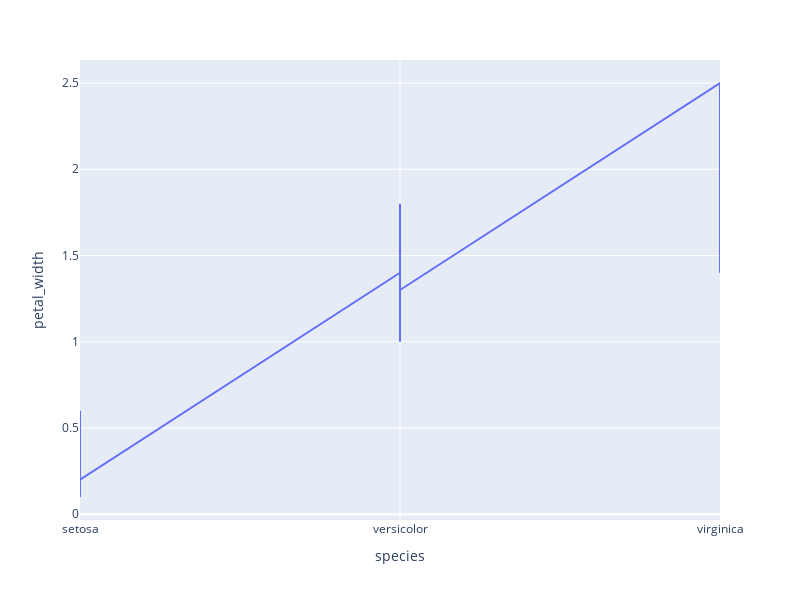

Write notebook code for a chart like this one.
### Code cell
# using the iris dataset
df = px.data.iris() 

# plotting the line chart
fig = px.line(df, x="species", y="petal_width") 
fig.update_layout(
    width=800,  # width in pixels
    height=600  # height in pixels
)
# showing the plot
fig.show()

### Figure 1 — Plotly figure (JSON) as saved in the notebook; plotly's stock layout.template omitted (floating-point values rounded to 4 significant figures; data arrays with more than 128 entries replaced by an {"elided": "..."} marker saying what was removed)
{"data": [{"hovertemplate": "species=%{x}<br>petal_width=%{y}<extra></extra>", "legendgroup": "", "line": {"color": "#636efa", "dash": "solid"}, "marker": {"symbol": "circle"}, "mode": "lines", "name": "", "orientation": "v", "showlegend": false, "type": "scatter", "x": {"elided": "150 str values"}, "xaxis": "x", "y": {"elided": "150 float values"}, "yaxis": "y"}], "layout": {"height": 600, "legend": {"tracegroupgap": 0}, "margin": {"t": 60}, "width": 800, "xaxis": {"anchor": "y", "autorange": true, "domain": [0, 1], "range": [0, 2], "title": {"text": "species"}, "type": "category"}, "yaxis": {"anchor": "x", "autorange": true, "domain": [0, 1], "range": [-0.03333, 2.633], "title": {"text": "petal_width"}, "type": "linear"}}}
